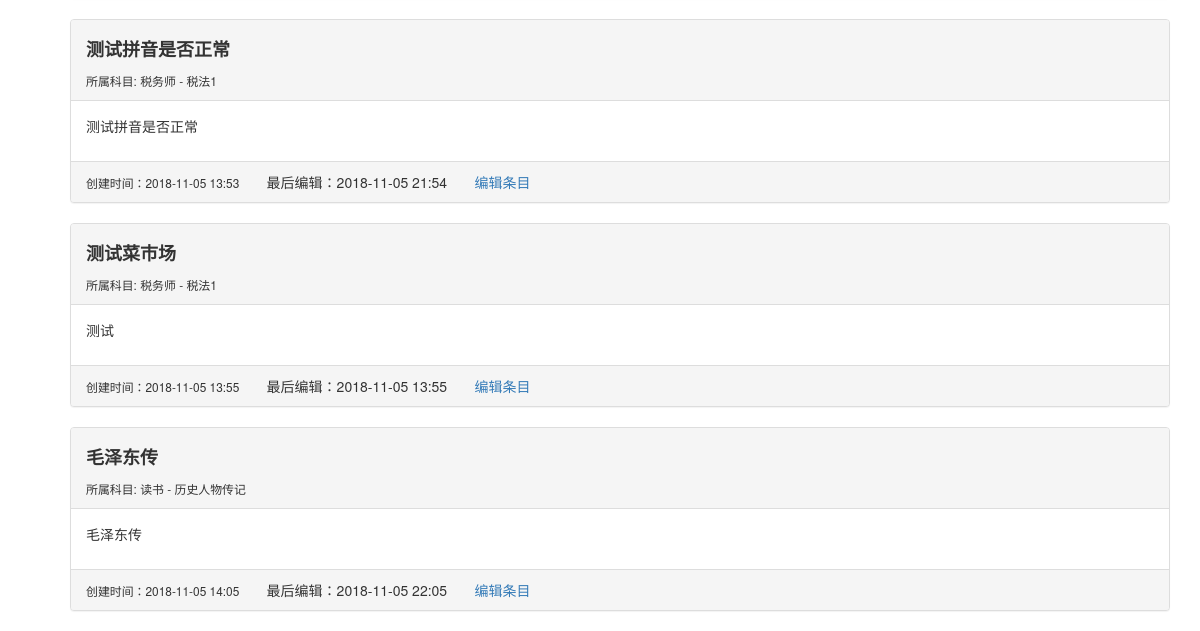
/learning_logs/my_blogs (signed in, lower part), run on an earlier commit of the app's database.
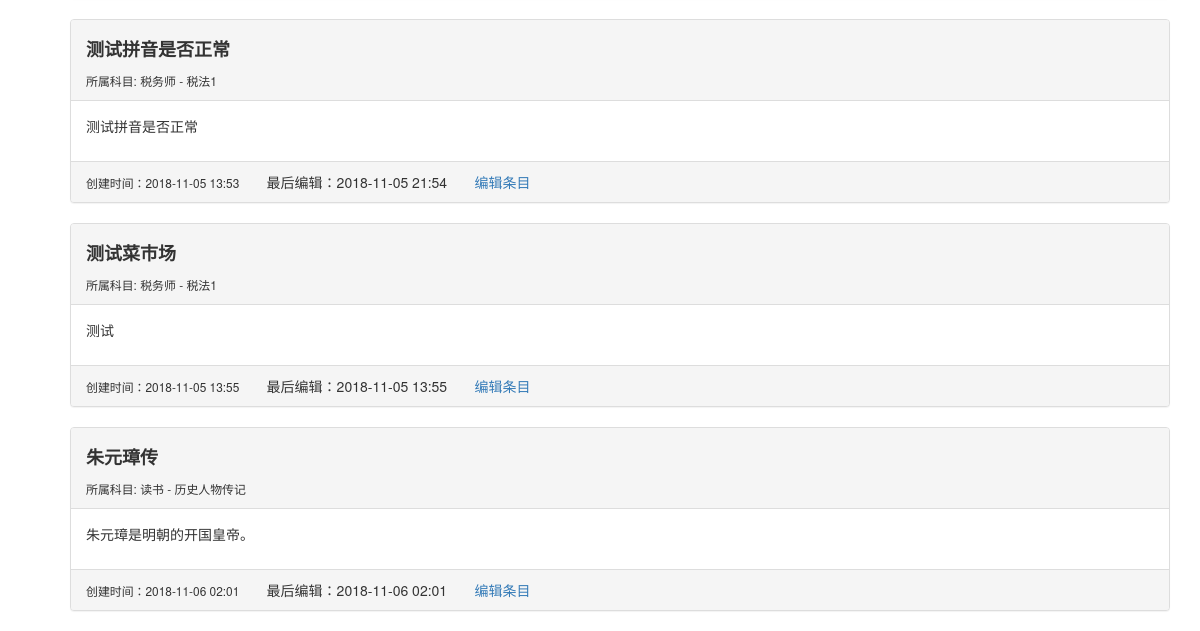
And on a later commit of the database.
### learning_logs/models.py (models this page shows, shortened)
class Blog(models.Model):
    entry       = models.ForeignKey(Entry, on_delete=models.CASCADE)
    owner       = models.ForeignKey(User, on_delete=models.CASCADE)
    title       = models.CharField(max_length=100)
    name        = models.CharField(max_length=200)
    text        = models.TextField()
    date_added  = models.DateTimeField(auto_now_add=True)
    date_modify = models.DateTimeField(auto_now_add=True)

class Topic(models.Model):
    text       = models.CharField(max_length=20)
    name       = models.CharField(max_length=40)
    date_added = models.DateTimeField(auto_now_add=True)
    def __str__(self):
        return self.text

class Entry(models.Model):
    topic      = models.ForeignKey(Topic, on_delete=models.CASCADE)
    text       = models.CharField(max_length=100)
    name       = models.CharField(max_length=200)
    date_added = models.DateTimeField(auto_now_add=True)
    class Meta:
        verbose_name_plural = 'entries'
    def __str__(self):
        return self.text

### learning_logs/views.py (the view)
# urls.py: re_path('my_blogs', views.my_blogs, name='my_blogs'),
@login_required
def my_blogs(request):
    blogs = Blog.objects.filter(owner=request.user)
    entries = []
    topics  = []
    test_all = []
    for blog in blogs:
        test     = []
        entry = blog.entry
        topic = entry.topic
        test = [blog, entry, topic ]
        test_all.append(test)
    context = {'test_all':test_all}
    return render(request, 'learning_logs/my_blogs.html', context)

### learning_logs/templates/learning_logs/my_blogs.html (shortened to what this page needs)
{% extends "learning_logs/base.html" %}
{% load bootstrap3 %}
{% block content %}
    {% for test in test_all %}
        <div class="panel panel-default">
            <div class="panel-heading">
                <h4>
                    <b>{{ test.0.title|linebreaks }}</b>
                </h4>
                <small>所属科目: {{ test.2 }} - {{ test.1 }} </small>
            </div>
            <div class="panel-body">
                {{ test.0.text|linebreaks }}
            </div>
            <div class="panel-footer">
                <small>
                    创建时间：{{ test.0.date_added|date:'Y-m-d H:i' }}</small>
                    &nbsp&nbsp&nbsp&nbsp&nbsp
                    最后编辑：{{ test.0.date_modify|date:'Y-m-d H:i' }}</small>
                    <a href="{% url 'learning_logs:edit_blog' test.2.name test.1.name test.0.name %}">编辑条目</a>
            </div>
        </div>
    {% empty %}
        <b>您尚未创建任何条目。</b>
    {% endfor %}
{% endblock content %}

### learning_logs/templates/learning_logs/base.html (shortened to what this page needs)
{% load bootstrap3 %}
<!DOCTYPE html>
<html lang="en">
    <head>
        {% bootstrap_css %}
    </head>
    <body>
        <div class="container">
            <dir>
                {% block content %}
                {% endblock content %}
            </dir>
        </div>
    </body>
</html>

What changed in the data, as far as the page shows it:
removed Blog: title "毛泽东传", text "读书", text "历史人物传记", text "毛泽东传", date_added "2018-11-05 14:05", date_modify "2018-11-05 22:05"
added Blog: title "朱元璋传", text "读书", text "历史人物传记", text "朱元璋是明朝的开国皇帝。", date_added "2018-11-06 02:01", date_modify "2018-11-06 02:01"
